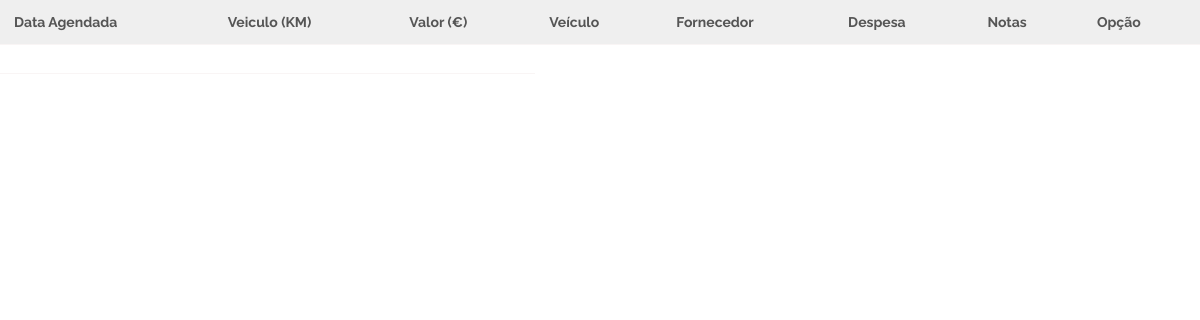
/agenda_list.php, run on an earlier commit of the app's database.
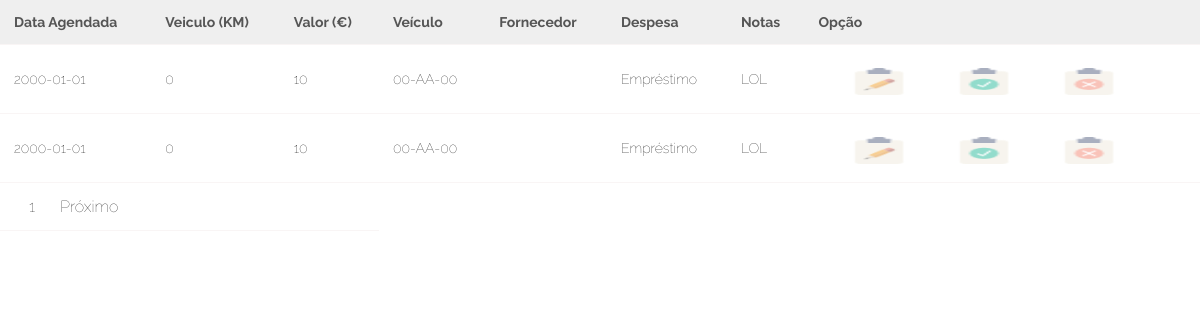
And on a later commit of the database.
### tables this page shows
CREATE TABLE `despesas` (
  `CodDesp` int(11) NOT NULL auto_increment,
  `Data_Efetuada` date default '2000-01-01',
  `Veiculo_Km` int(11) default '0',
  `Valor` int(11) default '0',
  `Nota` varchar(500) default ' ',
  `codVei` int(11) default NULL,
  `codForn` int(11) default NULL,
  `CodUser` int(11) default NULL,
  `CodTipoD` int(11) default NULL,
  `Data_Agendada` date default '2000-01-01',
  `Efetuada` varchar(45) default 'Nao',
  `Veiculo_Km_Agendado` int(11) default '0',
  `LembrarPor` varchar(45) default 'Nada',
  PRIMARY KEY  (`CodDesp`),
  KEY `codVei` (`codVei`),
  KEY `codForn` (`codForn`),
  KEY `CodUser` (`CodUser`),
  KEY `CodTipoD` (`CodTipoD`),
  CONSTRAINT `despesas_ibfk_1` FOREIGN KEY (`codVei`) REFERENCES `veiculos` (`codVei`),
  CONSTRAINT `despesas_ibfk_2` FOREIGN KEY (`codForn`) REFERENCES `fornecedores` (`CodForn`),
  CONSTRAINT `despesas_ibfk_3` FOREIGN KEY (`CodUser`) REFERENCES `utilizador` (`CodUser`),
  CONSTRAINT `despesas_ibfk_4` FOREIGN KEY (`CodTipoD`) REFERENCES `tipodesp` (`CodTipoD`)
);

CREATE TABLE `veiculos` (
  `codVei` int(11) NOT NULL auto_increment,
  `Matricula` varchar(50) default NULL,
  `Marca` varchar(50) default NULL,
  `Modelo` varchar(50) default NULL,
  `cor` varchar(50) default NULL,
  `Ano` int(11) default NULL,
  `CodTipoC` int(11) default NULL,
  `CodTipoV` int(11) default NULL,
  PRIMARY KEY  (`codVei`),
  KEY `CodTipoC` (`CodTipoC`),
  KEY `CodTipoV` (`CodTipoV`),
  CONSTRAINT `veiculos_ibfk_1` FOREIGN KEY (`CodTipoC`) REFERENCES `tipocom` (`CodTipoC`),
  CONSTRAINT `veiculos_ibfk_2` FOREIGN KEY (`CodTipoV`) REFERENCES `tipovei` (`CodTipoV`)
);

CREATE TABLE `tipodesp` (
  `CodTipoD` int(11) NOT NULL auto_increment,
  `nome` varchar(50) default NULL,
  PRIMARY KEY  (`CodTipoD`)
);

### WEB/agenda_list.php (the view, shortened to what this page needs)
<!DOCTYPE html>
<?php
$con=mysqli_connect("localhost","root","") or die(mysqli_error());
mysqli_select_db($con,"frotas") or die(mysqli_error($con));
?>
<html>
  <head>
	<link rel="stylesheet" href="style.css" type="text/css" />
  </head>
<body>
<?php
	$start=0;
	$limit=7;
	$page=0;
 	$sql=mysqli_query($con, "SELECT * from despesas, veiculos, fornecedores, utilizador, tipodesp WHERE Efetuada='Nao' and despesas.codVei=veiculos.codVei AND despesas.codForn=fornecedores.CodForn and despesas.CodUser=utilizador.CodUser and despesas.CodTipoD=tipodesp.CodTipoD ORDER BY despesas.CodDesp ASC LIMIT $start, $limit") or die(mysqli_error($con));
?>
<table align='center' class='table-fill'>
	<?php
	echo "<tr>";
				echo "<th>Data Agendada</th>";
                echo "<th>Veiculo (KM)</th>";
                echo "<th>Valor (€)</th>";
				echo "<th>Veículo</th>";
				echo "<th>Fornecedor</th>";
				echo "<th>Despesa</th>";
				echo "<th>Notas</th>";
				echo "<th>Opção</th>";
            echo "</tr>";
	?>
	<?php
		while($row=mysqli_fetch_assoc($sql))
		{
	?>
	<?php
	  echo "<tr>";
	echo "<td>" . $row['Data_Agendada'] . "</td>";
                echo "<td>" . $row['Veiculo_Km_Agendado'] . "</td>";
                echo "<td>" . $row['Valor'] . "</td>";
                echo "<td>" . $row['Matricula'] . "</td>";
				echo "<td>" . $row['nomef'] . "</td>";
				echo "<td>" . $row['nome'] . "</td>";
				echo "<td>" . $row['Nota'] . "</td>";
				echo "<td>" . "<a href='edit.php?id=".$row['CodDesp']."' target='_blank'><img title='Editar Despesa Agendada' src='logos/edit.png' class='imgg' /></a>" . "<a href='done.php?id=".$row['CodDesp']."' target='_blank'><img title='Marcar Como Efetuado' src='logos/done.png' class='imgg' /></a>" . "<a href='delete.php?id=".$row['CodDesp']."' target='_blank'><img title='Remover' src='logos/delete.png' class='imgg' /></a>" . "</td>";
            echo "</tr>";
	?>
	<?php
		}
	?>
	<tr>
		<td colspan='3'>
	<?php
	$rows=mysqli_num_rows(mysqli_query($con, "select * from despesas WHERE Efetuada='Nao'"));
	$total=ceil($rows/$limit);
	for($i=1;$i<=$total;$i++)
	{
		echo "<a class='paging' href='?page=".$i."'>".$i."</a>";
	}
	if($page!=$total)
	{
		echo "<a class='paging' href='?page=".($page+1)."' class=paging''>Próximo</a>";
	}
	?>
	</td>
	</tr>
</table>
</body>
</html>

What changed in the data, as far as the page shows it:
added despesas: Data_Agendada "2000-01-01", Veiculo_Km_Agendado "0", Valor "10", codVei.Matricula "00-AA-00", CodTipoD.nome "Empréstimo", Nota "LOL"
added despesas: Data_Agendada "2000-01-01", Veiculo_Km_Agendado "0", Valor "10", codVei.Matricula "00-AA-00", CodTipoD.nome "Empréstimo", Nota "LOL"
Also different on the page:
new list line: "1"
text now shown: "Próximo"
